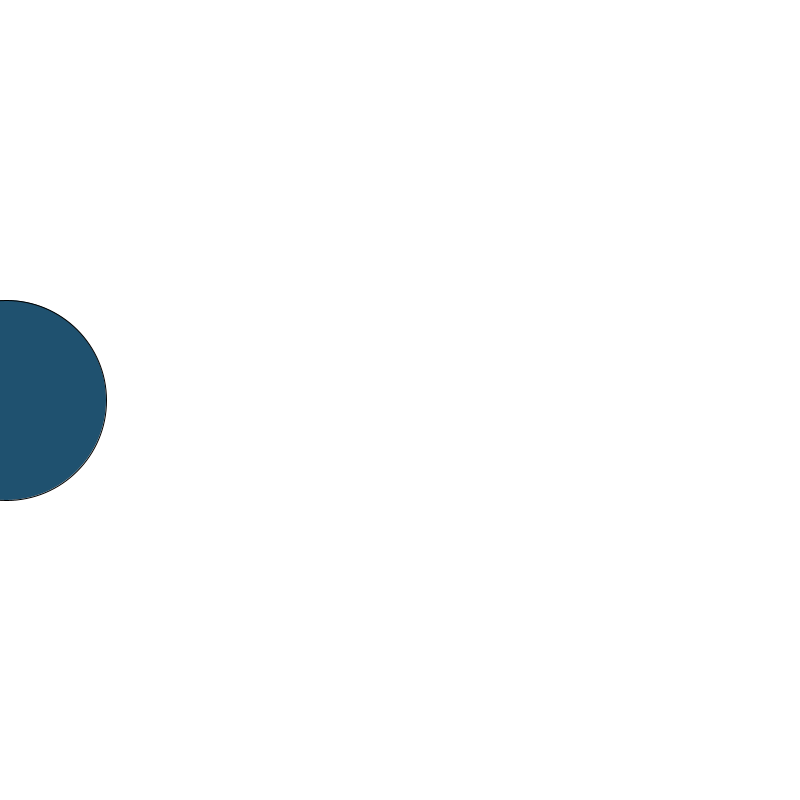
Frame 1 (no input)
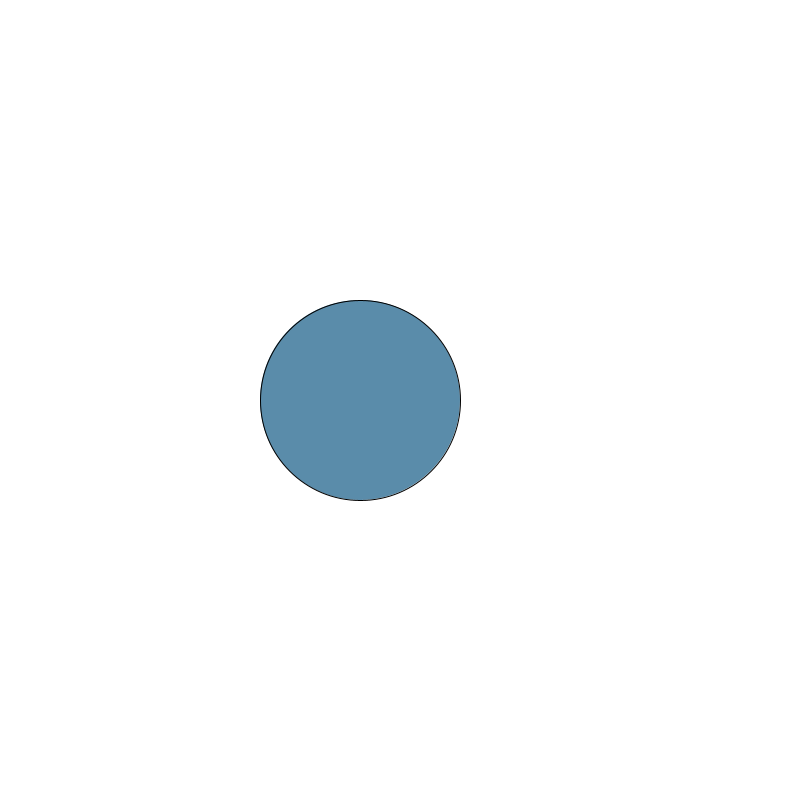
Frame 60 (the mouse pressed at the canvas centre just before this capture)
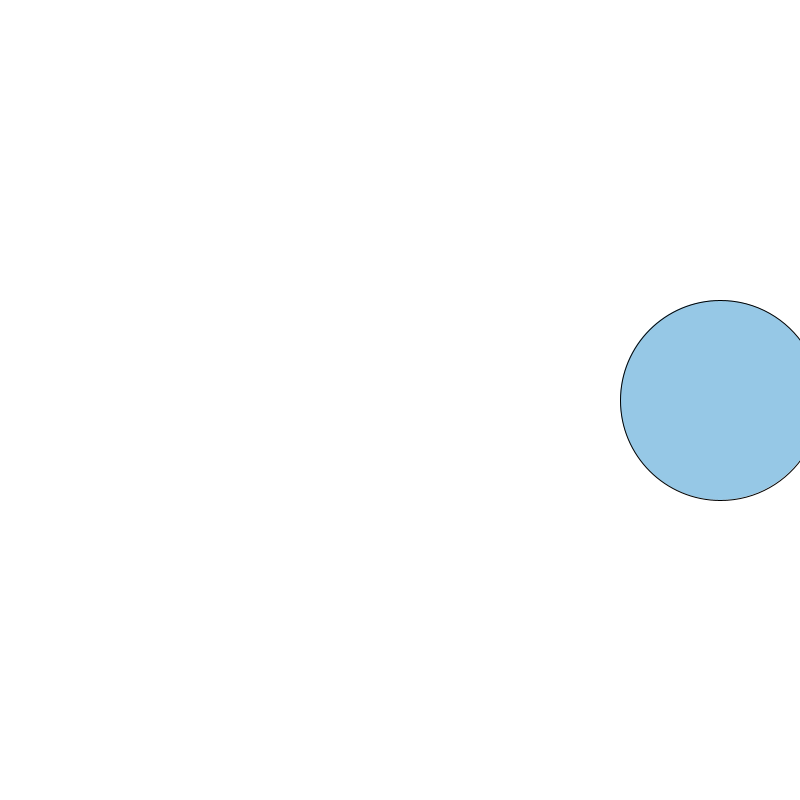
Frame 120 (the mouse held since frame 60 and released just before this capture)

The Processing sketch that drew these frames (run headless with seeded random() and noise(); from frame 60 on, the mouse is pressed at the canvas centre):

// Processing sketch: Colorful_BB
// ── Colorful_BB.pde
float x = 0;
float speed = 6;
float randomSpeed = 1;
float colR = 30;
float colG = 80;
float colB = 110;


void setup() 
{
frameRate(60);
size(800, 800);
}


void draw() 
{
  
background(255);

x = x + speed;

if ((x > width) || (x < 0)) 
{
speed = speed * -1;
colR = random(30,180);
colG = random(30,180);
colB = random(30,180);
}

colR = colR + 1;
colG = colG + 1;
colB = colB + 1;
// Display circle at x location
stroke(0);
fill(colR , colG, colB);
ellipse(x, height/2, width/4, width/4);

}
